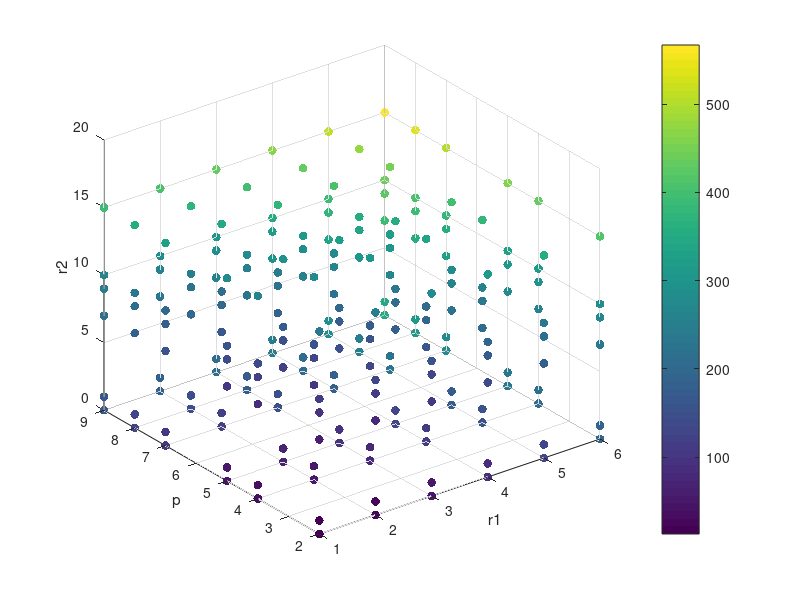

Reproduce this figure in MATLAB.
r1 = [1 2 3 4 5 6]'; 
p = [2 4 5 8 9 7]'; 
r2 = [10 15 1 0 7 9]'; 
for x=0:length(p)
    p=circshift(p,1);
        for w=0:length(r2)
            r2=circshift(r2,1);
            for u =1:1:length(r1)
                v(u)=5*r1(u)^2+2*p(u)^2+r2(u)^2;
            end
              scatter3(r1,p,r2,40,v,'filled')
              xlabel('r1') 
              ylabel('p')
              zlabel('r2')
              hold on
          end
  end
  cb = colorbar;